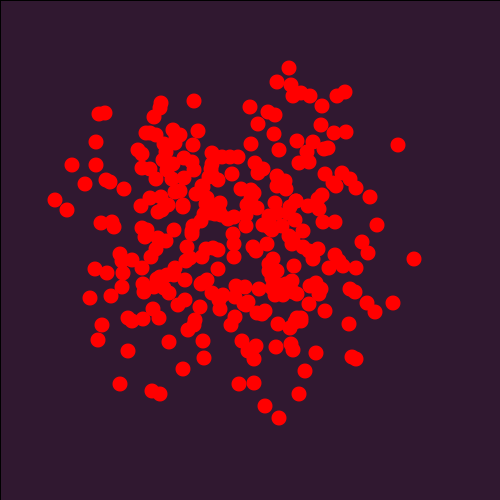
Frame 1 (no input)
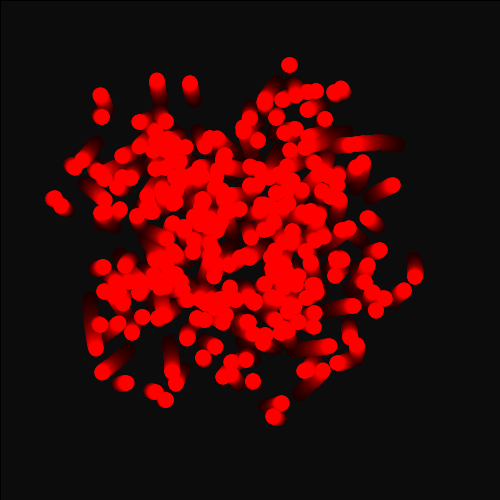
Frame 60 (the mouse pressed at the canvas centre just before this capture)
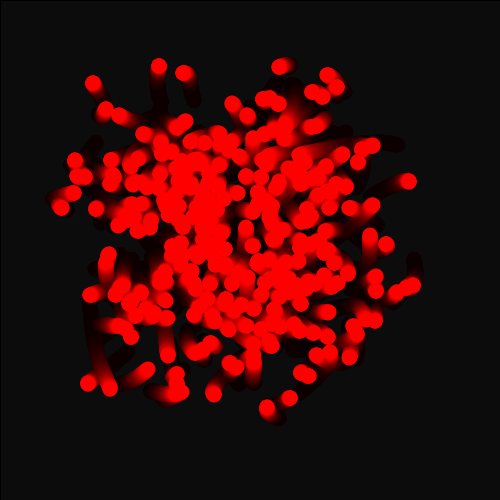
Frame 120 (the mouse held since frame 60 and released just before this capture)

The Processing sketch that drew these frames (run headless with seeded random() and noise(); from frame 60 on, the mouse is pressed at the canvas centre):

// Processing sketch: epic_worms
// ── epic_worms.pde
//int x=10;
//int y=490;
int dX=(int)random(500);
int dY=(int)random(500);
void setup(){
 size(500, 500);
    background(50, 25, 50); 
  
  
  
  
  
  
  
}



void draw(){
 
  makeMagical();
  for (int i=0; i<300; i++){
    
    
    fill(#FF0000);
    //dX=(int)random(500);
 //dY=(int)random(500);
    
    dX=(int)getWormX(i);
    dY=(int)getWormY(i);
    ellipse (dX,dY, 15, 15);
   // x=x+5;
   // y=y-5;
   
  }
}
  
 float frequency = .001;
    float noiseInterval = PI;

    void makeMagical() {
        fill( 0, 0, 0, 10 );
        rect(0, 0, width, height);
        noStroke();
    }

    float getWormX(int i) {
        return map(noise(i*noiseInterval + frameCount * frequency), 0, 1, 0, width);
    }

    float getWormY(int i) {
        return map(noise(i*noiseInterval+1 + frameCount * frequency), 0, 1, 0, height);
    }
 
  
  
  
  
